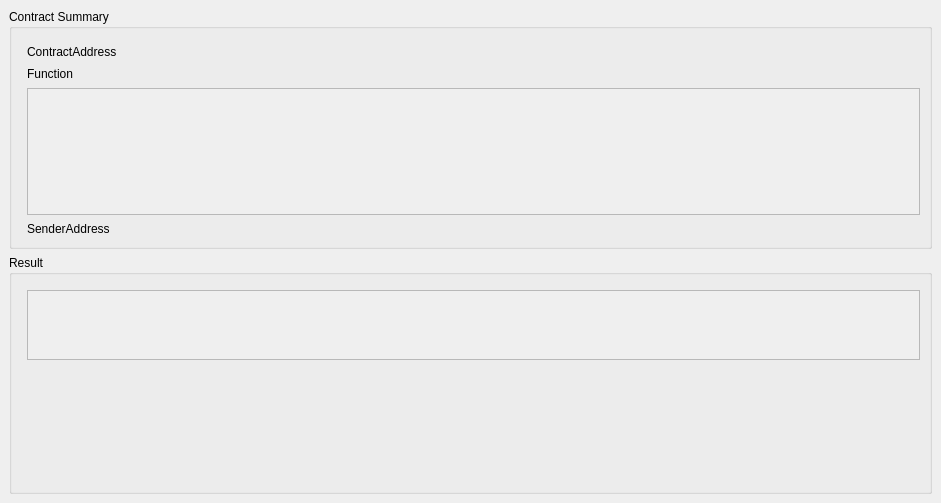
<?xml version="1.0" encoding="UTF-8"?>
<ui version="4.0">
 <class>ContractResult</class>
 <widget class="QStackedWidget" name="ContractResult">
  <property name="geometry">
   <rect>
    <x>0</x>
    <y>0</y>
    <width>941</width>
    <height>503</height>
   </rect>
  </property>
  <property name="windowTitle">
   <string>StackedWidget</string>
  </property>
  <property name="styleSheet">
   <string notr="true">QLineEdit{
 border: 0px;
background: transparent;
}</string>
  </property>
  <property name="currentIndex">
   <number>1</number>
  </property>
  <widget class="QWidget" name="pageCreateOrSendToResult">
   <layout class="QVBoxLayout" name="verticalLayout_3">
    <item>
     <widget class="QGroupBox" name="groupBoxCreateOrSendTo">
      <property name="title">
       <string>Contract Summary</string>
      </property>
      <layout class="QGridLayout" name="gridLayout_2">
       <property name="leftMargin">
        <number>15</number>
       </property>
       <property name="topMargin">
        <number>15</number>
       </property>
       <property name="horizontalSpacing">
        <number>10</number>
       </property>
       <property name="verticalSpacing">
        <number>6</number>
       </property>
       <item row="0" column="1">
        <widget class="QLineEdit" name="lineEditTxID">
         <property name="minimumSize">
          <size>
           <width>370</width>
           <height>0</height>
          </size>
         </property>
         <property name="readOnly">
          <bool>true</bool>
         </property>
        </widget>
       </item>
       <item row="3" column="0">
        <widget class="QLabel" name="labelContractAddress">
         <property name="sizePolicy">
          <sizepolicy hsizetype="Fixed" vsizetype="Preferred">
           <horstretch>0</horstretch>
           <verstretch>0</verstretch>
          </sizepolicy>
         </property>
         <property name="minimumSize">
          <size>
           <width>160</width>
           <height>0</height>
          </size>
         </property>
         <property name="text">
          <string>ContractAddress</string>
         </property>
        </widget>
       </item>
       <item row="2" column="0">
        <widget class="QLabel" name="labelHash160">
         <property name="sizePolicy">
          <sizepolicy hsizetype="Fixed" vsizetype="Preferred">
           <horstretch>0</horstretch>
           <verstretch>0</verstretch>
          </sizepolicy>
         </property>
         <property name="minimumSize">
          <size>
           <width>160</width>
           <height>0</height>
          </size>
         </property>
         <property name="text">
          <string>Hash160</string>
         </property>
        </widget>
       </item>
       <item row="3" column="1">
        <widget class="QLineEdit" name="lineEditContractAddress">
         <property name="enabled">
          <bool>true</bool>
         </property>
         <property name="minimumSize">
          <size>
           <width>370</width>
           <height>0</height>
          </size>
         </property>
         <property name="readOnly">
          <bool>true</bool>
         </property>
        </widget>
       </item>
       <item row="1" column="0">
        <widget class="QLabel" name="labelSenderAddress">
         <property name="sizePolicy">
          <sizepolicy hsizetype="Fixed" vsizetype="Preferred">
           <horstretch>0</horstretch>
           <verstretch>0</verstretch>
          </sizepolicy>
         </property>
         <property name="minimumSize">
          <size>
           <width>160</width>
           <height>0</height>
          </size>
         </property>
         <property name="text">
          <string>SenderAddress</string>
         </property>
        </widget>
       </item>
       <item row="2" column="1">
        <widget class="QLineEdit" name="lineEditHash160">
         <property name="minimumSize">
          <size>
           <width>370</width>
           <height>0</height>
          </size>
         </property>
         <property name="readOnly">
          <bool>true</bool>
         </property>
        </widget>
       </item>
       <item row="1" column="1">
        <widget class="QLineEdit" name="lineEditSenderAddress">
         <property name="enabled">
          <bool>true</bool>
         </property>
         <property name="minimumSize">
          <size>
           <width>370</width>
           <height>0</height>
          </size>
         </property>
         <property name="readOnly">
          <bool>true</bool>
         </property>
        </widget>
       </item>
       <item row="0" column="0">
        <widget class="QLabel" name="labelTxID">
         <property name="sizePolicy">
          <sizepolicy hsizetype="Fixed" vsizetype="Preferred">
           <horstretch>0</horstretch>
           <verstretch>0</verstretch>
          </sizepolicy>
         </property>
         <property name="minimumSize">
          <size>
           <width>160</width>
           <height>0</height>
          </size>
         </property>
         <property name="text">
          <string>Transaction ID</string>
         </property>
        </widget>
       </item>
      </layout>
     </widget>
    </item>
    <item>
     <spacer name="verticalSpacer">
      <property name="orientation">
       <enum>Qt::Vertical</enum>
      </property>
      <property name="sizeHint" stdset="0">
       <size>
        <width>20</width>
        <height>40</height>
       </size>
      </property>
     </spacer>
    </item>
   </layout>
  </widget>
  <widget class="QWidget" name="pageCallResult">
   <layout class="QVBoxLayout" name="verticalLayout">
    <item>
     <widget class="QGroupBox" name="groupBoxCallContract">
      <property name="styleSheet">
       <string notr="true"/>
      </property>
      <property name="title">
       <string>Contract Summary</string>
      </property>
      <layout class="QGridLayout" name="gridLayout">
       <property name="leftMargin">
        <number>15</number>
       </property>
       <property name="topMargin">
        <number>15</number>
       </property>
       <property name="horizontalSpacing">
        <number>10</number>
       </property>
       <property name="verticalSpacing">
        <number>6</number>
       </property>
       <item row="0" column="0">
        <widget class="QLabel" name="labelCallContractAddress">
         <property name="sizePolicy">
          <sizepolicy hsizetype="Fixed" vsizetype="Preferred">
           <horstretch>0</horstretch>
           <verstretch>0</verstretch>
          </sizepolicy>
         </property>
         <property name="minimumSize">
          <size>
           <width>160</width>
           <height>0</height>
          </size>
         </property>
         <property name="text">
          <string>ContractAddress</string>
         </property>
        </widget>
       </item>
       <item row="0" column="1">
        <widget class="QLineEdit" name="lineEditCallContractAddress">
         <property name="enabled">
          <bool>true</bool>
         </property>
         <property name="minimumSize">
          <size>
           <width>370</width>
           <height>0</height>
          </size>
         </property>
         <property name="readOnly">
          <bool>true</bool>
         </property>
        </widget>
       </item>
       <item row="2" column="0" colspan="2">
        <widget class="QScrollArea" name="scrollAreaParams">
         <property name="sizePolicy">
          <sizepolicy hsizetype="Expanding" vsizetype="Minimum">
           <horstretch>0</horstretch>
           <verstretch>0</verstretch>
          </sizepolicy>
         </property>
         <property name="styleSheet">
          <string notr="true"/>
         </property>
         <property name="horizontalScrollBarPolicy">
          <enum>Qt::ScrollBarAlwaysOff</enum>
         </property>
         <property name="widgetResizable">
          <bool>true</bool>
         </property>
         <widget class="QWidget" name="scrollAreaWidgetContents">
          <property name="geometry">
           <rect>
            <x>0</x>
            <y>0</y>
            <width>891</width>
            <height>109</height>
           </rect>
          </property>
          <layout class="QVBoxLayout" name="verticalLayout_4"/>
         </widget>
        </widget>
       </item>
       <item row="1" column="0">
        <widget class="QLabel" name="labelFunction">
         <property name="sizePolicy">
          <sizepolicy hsizetype="Fixed" vsizetype="Preferred">
           <horstretch>0</horstretch>
           <verstretch>0</verstretch>
          </sizepolicy>
         </property>
         <property name="minimumSize">
          <size>
           <width>160</width>
           <height>0</height>
          </size>
         </property>
         <property name="text">
          <string>Function</string>
         </property>
        </widget>
       </item>
       <item row="1" column="1">
        <widget class="QLineEdit" name="lineEditFunction">
         <property name="enabled">
          <bool>true</bool>
         </property>
         <property name="minimumSize">
          <size>
           <width>370</width>
           <height>0</height>
          </size>
         </property>
         <property name="readOnly">
          <bool>true</bool>
         </property>
        </widget>
       </item>
       <item row="3" column="1">
        <widget class="QLineEdit" name="lineEditCallSenderAddress">
         <property name="enabled">
          <bool>true</bool>
         </property>
         <property name="minimumSize">
          <size>
           <width>370</width>
           <height>0</height>
          </size>
         </property>
         <property name="readOnly">
          <bool>true</bool>
         </property>
        </widget>
       </item>
       <item row="3" column="0">
        <widget class="QLabel" name="labelCallSenderAddress">
         <property name="sizePolicy">
          <sizepolicy hsizetype="Fixed" vsizetype="Preferred">
           <horstretch>0</horstretch>
           <verstretch>0</verstretch>
          </sizepolicy>
         </property>
         <property name="minimumSize">
          <size>
           <width>160</width>
           <height>0</height>
          </size>
         </property>
         <property name="text">
          <string>SenderAddress</string>
         </property>
        </widget>
       </item>
      </layout>
     </widget>
    </item>
    <item>
     <widget class="QGroupBox" name="groupBoxResult">
      <property name="title">
       <string>Result</string>
      </property>
      <layout class="QVBoxLayout" name="verticalLayout_2">
       <property name="sizeConstraint">
        <enum>QLayout::SetDefaultConstraint</enum>
       </property>
       <property name="leftMargin">
        <number>15</number>
       </property>
       <property name="topMargin">
        <number>15</number>
       </property>
       <property name="rightMargin">
        <number>9</number>
       </property>
       <item alignment="Qt::AlignTop">
        <widget class="QScrollArea" name="scrollAreaResult">
         <property name="sizePolicy">
          <sizepolicy hsizetype="Expanding" vsizetype="Expanding">
           <horstretch>0</horstretch>
           <verstretch>0</verstretch>
          </sizepolicy>
         </property>
         <property name="horizontalScrollBarPolicy">
          <enum>Qt::ScrollBarAlwaysOff</enum>
         </property>
         <property name="widgetResizable">
          <bool>true</bool>
         </property>
         <property name="alignment">
          <set>Qt::AlignLeading|Qt::AlignLeft|Qt::AlignTop</set>
         </property>
         <widget class="QWidget" name="scrollAreaWidgetContents_2">
          <property name="geometry">
           <rect>
            <x>0</x>
            <y>0</y>
            <width>891</width>
            <height>68</height>
           </rect>
          </property>
         </widget>
        </widget>
       </item>
      </layout>
     </widget>
    </item>
   </layout>
  </widget>
 </widget>
 <resources/>
 <connections/>
</ui>
